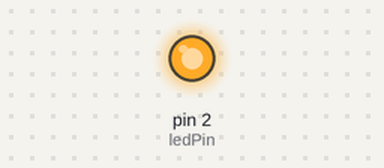
The sketch below on a simulated Arduino Uno, built with avr-gcc and run on an emulated ATmega328P. On the bench: output pins drawn as LEDs (lit = HIGH).

Above: at 0.1 s.
At 2.8 s:
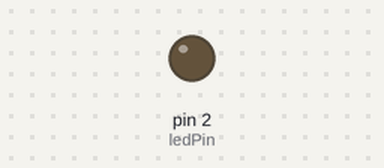
Timing chart, 0 to 4.3 s (numbered marks = the images above):
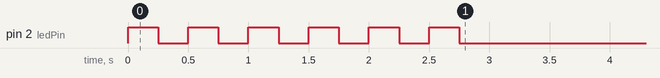

The sketch:

ESP8266_UART_code.ino
```cpp
const int buttonPin = 0;              // GPIO0 (atenção: não segure o botão no boot!)
const int ledPin = 2;                 // GPIO2 é o LED do ESP-01 (LED_BUILTIN pode ser 1 ou 2 dependendo do módulo)
int blinkCount = 0;
const int blinkT = 500;

void blink(int num_blinks, int period)
{
  while (num_blinks--)
  {
    digitalWrite(ledPin, HIGH);       // LED do ESP-01 acende em HIGH
    delay(period / 2);
    digitalWrite(ledPin, LOW);
    delay(period / 2);
  }
}

void setup()
{
  pinMode(ledPin, OUTPUT);
  pinMode(buttonPin, INPUT_PULLUP);   // Usa o resistor pull-up interno
  digitalWrite(ledPin, LOW);          // Apaga o LED inicialmente
  Serial.begin(9600);                 // Porta Serial padrão do ESP8266
  blink(6, blinkT);                   // Sinal de boot
}

void loop()
{
  if (Serial.available())
  {
    char receivedData = Serial.read();
    if ((receivedData > 0) && (receivedData < 6))
    {
      blink(receivedData, blinkT);
      Serial.write(receivedData);
    }
  }

  if (digitalRead(buttonPin) == LOW)
  {
    while (digitalRead(buttonPin) == LOW);  // Debounce simples: espera soltar
    blinkCount = (blinkCount + 1) % 6;
    blink(blinkCount, blinkT);
    Serial.write(blinkCount);
  }
}
```
